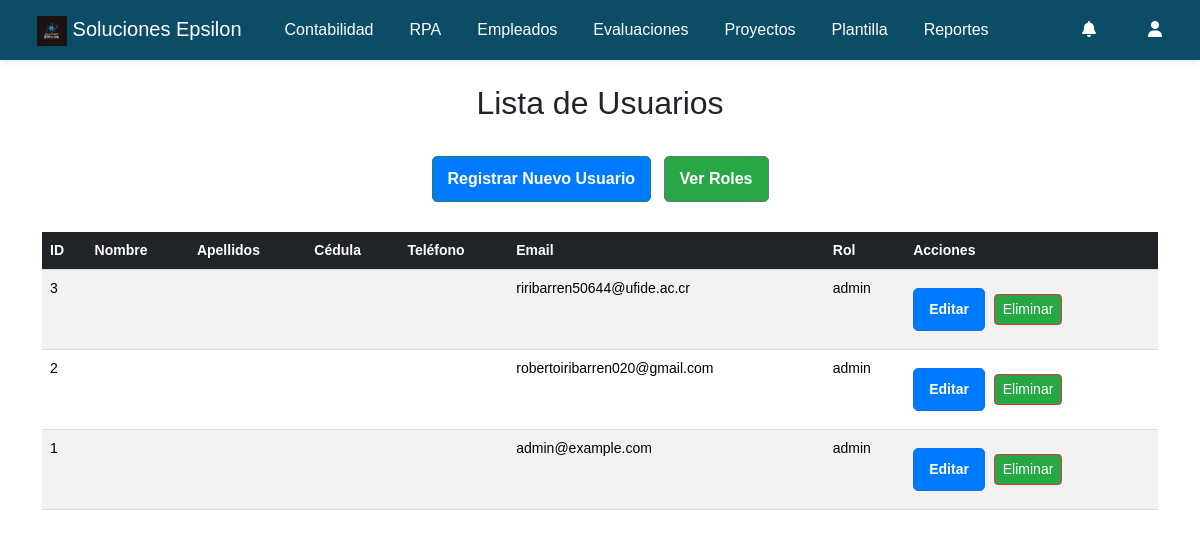
The app's page /Proyecto_Gestion_Proyectos_SolucionesEpsilon/Proyecto_Gestion_Proyectos/listar_usuarios.php (signed in) with its own data.
### tables this page shows
CREATE TABLE `usuarios` (
  `id` int(11) NOT NULL AUTO_INCREMENT,
`nombre` varchar(100) NOT NULL,
  `apellidos` varchar(100) NOT NULL,
  `fecha_nacimiento` date NOT NULL,
  `cedula` varchar(50) NOT NULL,
  `telefono` varchar(20) NOT NULL,
  `email` varchar(255) NOT NULL,
  `password` varchar(255) NOT NULL,
  `role_id` int(11) NOT NULL,
  `creado_en` timestamp NOT NULL DEFAULT current_timestamp(),
  PRIMARY KEY (`id`),
  UNIQUE KEY `email` (`email`),
  KEY `role_id` (`role_id`),
  FOREIGN KEY (`role_id`) REFERENCES `roles` (`id`) ON DELETE CASCADE
);

CREATE TABLE `roles` (
  `id` int(11) NOT NULL AUTO_INCREMENT,
  `nombre` varchar(50) NOT NULL,
  PRIMARY KEY (`id`),
  UNIQUE KEY `nombre` (`nombre`)
);

### Proyecto_Gestion_Proyectos_SolucionesEpsilon/Proyecto_Gestion_Proyectos/listar_usuarios.php (the view, shortened to what this page needs)
<?php
require_once 'db_config.php';
try {
    $pdo = new PDO("mysql:host=$db_host;dbname=$db_name", $db_user, $db_pass);
    $pdo->setAttribute(PDO::ATTR_ERRMODE, PDO::ERRMODE_EXCEPTION);
} catch (PDOException $e) {
    die("Error de conexión: " . $e->getMessage());
}
try {
    $stmt = $pdo->prepare("SELECT u.id, u.nombre, u.apellidos, u.cedula, u.telefono, u.email, r.nombre AS rol
                           FROM usuarios u
                           LEFT JOIN roles r ON u.role_id = r.id
                           ORDER BY u.id DESC");
    $stmt->execute();
    $usuarios = $stmt->fetchAll(PDO::FETCH_ASSOC);
} catch (PDOException $e) {
    die("Error al obtener usuarios: " . $e->getMessage());
}
include 'Plantilla.php';
?>
<!DOCTYPE html>
<html lang="es">
<head>
    <link rel="stylesheet" href="../CSS/estilos.css">
    <link href="https://cdn.jsdelivr.net/npm/bootstrap@5.3.3/dist/css/bootstrap.min.css" rel="stylesheet">
</head>
<body>
<div class="container mt-4">
    <h2 class="text-center mb-4">Lista de Usuarios</h2>
    <div class="text-center mt-3">
        <a href="registrar_usuario.php" class="btn btn-success">Registrar Nuevo Usuario</a>
        <a href="listar_roles.php" class="btn btn-secondary ms-2">Ver Roles</a>
    </div>
    <table class="table table-striped">
        <thead class="table-dark">
            <tr>
                <th>ID</th>
                <th>Nombre</th>
                <th>Apellidos</th>
                <th>Cédula</th>
                <th>Teléfono</th>
                <th>Email</th>
                <th>Rol</th>
                <th>Acciones</th>
            </tr>
        </thead>
        <tbody>
            <?php foreach ($usuarios as $usuario) : ?>
                <tr>
                    <td><?= htmlspecialchars($usuario['id']) ?></td>
                    <td><?= htmlspecialchars($usuario['nombre']) ?></td>
                    <td><?= htmlspecialchars($usuario['apellidos']) ?></td>
                    <td><?= htmlspecialchars($usuario['cedula']) ?></td>
                    <td><?= htmlspecialchars($usuario['telefono']) ?></td>
                    <td><?= htmlspecialchars($usuario['email']) ?></td>
                    <td><?= htmlspecialchars($usuario['rol']) ?></td>
                    <td>
                        <a href="editar_usuario.php?id=<?= $usuario['id'] ?>" class="btn btn-primary btn-sm">Editar</a>
                        <button class="btn btn-danger btn-sm" onclick="confirmarEliminacion(<?= $usuario['id'] ?>)">Eliminar</button>
                    </td>
                </tr>
            <?php endforeach; ?>
        </tbody>
    </table>
</div>
</body>
</html>

### Proyecto_Gestion_Proyectos_SolucionesEpsilon/CSS/estilos.css (style rules this page uses)
.table { width: 100%; border-collapse: collapse; margin-top: 20px; }
* { margin: 0; padding: 0; box-sizing: border-box; font-family: 'Arial', sans-serif; }
body { background-color: #f4f4f4; display: flex; flex-direction: column; align-items: center; justify-content: flex-start; min-height: 100vh; padding-top: 0; }
h2 { margin-bottom: 15px; color: #333; }
.btn { display: inline-block; padding: 10px 15px; margin: 10px 5px; border-radius: 5px; text-decoration: none; font-weight: bold; transition: 0.3s; }
.btn:nth-child(1) { background-color: #007bff; color: white; }
.btn:nth-child(2) { background-color: #28a745; color: white; }
body { background-color: #f4f4f4; display: flex; flex-direction: column; align-items: center; justify-content: flex-start; min-height: 100vh; }
h2 { margin-bottom: 20px; color: #333; }
table { width: 100%; border-collapse: collapse; margin-top: 20px; font-size: 14px; color: #333; }
table th, table td { padding: 12px; text-align: left; border-bottom: 1px solid #ddd; }
table th { background-color: #007bff; color: white; }
table tr:nth-child(even) { background-color: #f9f9f9; }
table td a { padding: 8px 12px; text-decoration: none; border-radius: 5px; background-color: #35addc; color: white; font-weight: bold; margin-right: 5px; }
table td a.btn { background-color: #007bff; }
a.btn { display: inline-block; padding: 10px 15px; margin: 10px 0; text-decoration: none; background-color: #007bff; color: white; border-radius: 5px; font-weight: bold; }

### records on screen
usuarios: id "3", email "riribarren50644@ufide.ac.cr", role.nombre "admin"
usuarios: id "2", email "robertoiribarren020@gmail.com", role.nombre "admin"
usuarios: id "1", email "admin@example.com", role.nombre "admin"
